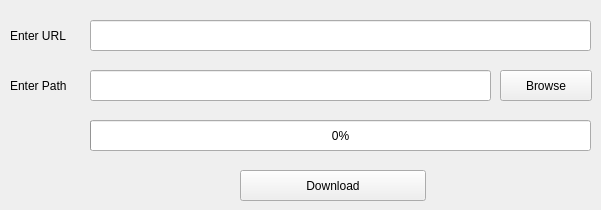
    <widget class="QWidget" name="tab">
     <attribute name="title">
      <string>Download Any File</string>
     </attribute>
     <widget class="QPushButton" name="pushButton">
      <property name="geometry">
       <rect>
        <x>500</x>
        <y>70</y>
        <width>92</width>
        <height>31</height>
       </rect>
      </property>
      <property name="styleSheet">
       <string notr="true"/>
      </property>
      <property name="text">
       <string>Browse</string>
      </property>
     </widget>
     <widget class="QLineEdit" name="lineEdit">
      <property name="geometry">
       <rect>
        <x>90</x>
        <y>20</y>
        <width>501</width>
        <height>31</height>
       </rect>
      </property>
     </widget>
     <widget class="QLineEdit" name="lineEdit_2">
      <property name="geometry">
       <rect>
        <x>90</x>
        <y>70</y>
        <width>401</width>
        <height>31</height>
       </rect>
      </property>
      <property name="styleSheet">
       <string notr="true"/>
      </property>
     </widget>
     <widget class="QLabel" name="label">
      <property name="geometry">
       <rect>
        <x>10</x>
        <y>20</y>
        <width>61</width>
        <height>31</height>
       </rect>
      </property>
      <property name="text">
       <string>Enter URL</string>
      </property>
     </widget>
     <widget class="QProgressBar" name="progressBar">
      <property name="geometry">
       <rect>
        <x>90</x>
        <y>120</y>
        <width>501</width>
        <height>31</height>
       </rect>
      </property>
      <property name="value">
       <number>0</number>
      </property>
     </widget>
     <widget class="QPushButton" name="pushButton_2">
      <property name="geometry">
       <rect>
        <x>240</x>
        <y>170</y>
        <width>186</width>
        <height>31</height>
       </rect>
      </property>
      <property name="text">
       <string>Download</string>
      </property>
     </widget>
     <widget class="QLabel" name="label_2">
      <property name="geometry">
       <rect>
        <x>10</x>
        <y>70</y>
        <width>61</width>
        <height>31</height>
       </rect>
      </property>
      <property name="text">
       <string>Enter Path</string>
      </property>
     </widget>
    </widget>
